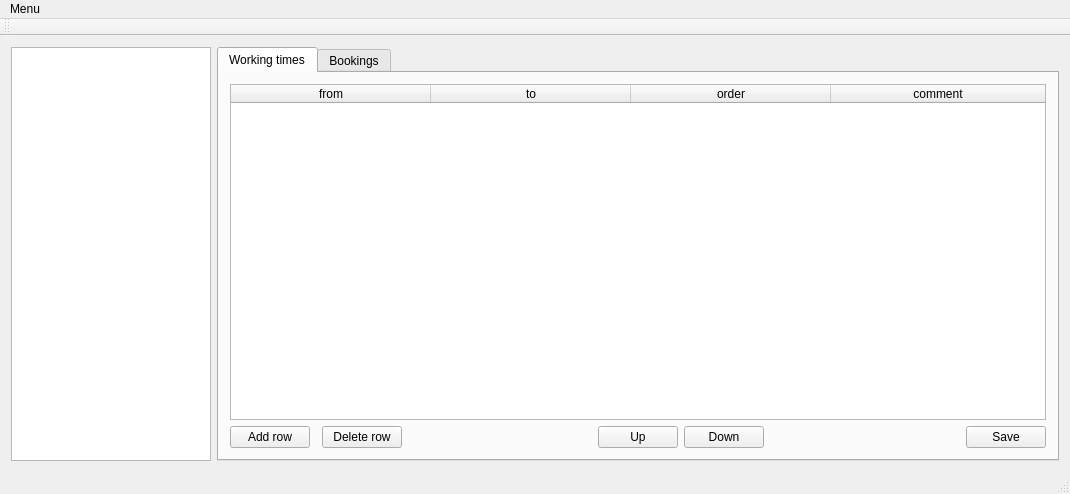
<?xml version="1.0" encoding="UTF-8"?>
<ui version="4.0">
 <class>MainWindow</class>
 <widget class="QMainWindow" name="MainWindow">
  <property name="geometry">
   <rect>
    <x>0</x>
    <y>0</y>
    <width>1070</width>
    <height>494</height>
   </rect>
  </property>
  <property name="windowTitle">
   <string>MainWindow</string>
  </property>
  <widget class="QWidget" name="centralWidget">
   <layout class="QGridLayout" name="gridLayout">
    <item row="0" column="1">
     <widget class="QTabWidget" name="tabWidget_Details">
      <property name="currentIndex">
       <number>0</number>
      </property>
      <widget class="QWidget" name="tab_input">
       <attribute name="title">
        <string>Working times</string>
       </attribute>
       <layout class="QGridLayout" name="gridLayout_2">
        <item row="0" column="0" colspan="9">
         <widget class="QTableWidget" name="table_times">
          <attribute name="horizontalHeaderCascadingSectionResizes">
           <bool>true</bool>
          </attribute>
          <attribute name="horizontalHeaderDefaultSectionSize">
           <number>200</number>
          </attribute>
          <attribute name="horizontalHeaderStretchLastSection">
           <bool>true</bool>
          </attribute>
          <attribute name="verticalHeaderDefaultSectionSize">
           <number>50</number>
          </attribute>
          <column>
           <property name="text">
            <string>from</string>
           </property>
          </column>
          <column>
           <property name="text">
            <string>to</string>
           </property>
          </column>
          <column>
           <property name="text">
            <string>order</string>
           </property>
          </column>
          <column>
           <property name="text">
            <string>comment</string>
           </property>
          </column>
         </widget>
        </item>
        <item row="2" column="0">
         <widget class="QPushButton" name="pushButton_addRow">
          <property name="text">
           <string>Add row</string>
          </property>
         </widget>
        </item>
        <item row="2" column="6">
         <spacer name="horizontalSpacer">
          <property name="orientation">
           <enum>Qt::Horizontal</enum>
          </property>
          <property name="sizeHint" stdset="0">
           <size>
            <width>40</width>
            <height>20</height>
           </size>
          </property>
         </spacer>
        </item>
        <item row="2" column="8">
         <widget class="QPushButton" name="pushButton_save">
          <property name="text">
           <string>Save</string>
          </property>
         </widget>
        </item>
        <item row="2" column="2">
         <widget class="QPushButton" name="pushButton_deleteEntityRow">
          <property name="text">
           <string>Delete row</string>
          </property>
         </widget>
        </item>
        <item row="2" column="4">
         <widget class="QPushButton" name="pushButton_rowUp">
          <property name="text">
           <string>Up</string>
          </property>
         </widget>
        </item>
        <item row="2" column="5">
         <widget class="QPushButton" name="pushButton_rowDown">
          <property name="text">
           <string>Down</string>
          </property>
         </widget>
        </item>
        <item row="2" column="3">
         <spacer name="horizontalSpacer_3">
          <property name="orientation">
           <enum>Qt::Horizontal</enum>
          </property>
          <property name="sizeHint" stdset="0">
           <size>
            <width>40</width>
            <height>20</height>
           </size>
          </property>
         </spacer>
        </item>
       </layout>
      </widget>
      <widget class="QWidget" name="tab_details">
       <attribute name="title">
        <string>Bookings</string>
       </attribute>
       <layout class="QGridLayout" name="gridLayout_3">
        <item row="0" column="1" colspan="8">
         <widget class="QTableWidget" name="table_bookings">
          <attribute name="horizontalHeaderDefaultSectionSize">
           <number>200</number>
          </attribute>
          <attribute name="horizontalHeaderStretchLastSection">
           <bool>true</bool>
          </attribute>
          <column>
           <property name="text">
            <string>Order</string>
           </property>
          </column>
          <column>
           <property name="text">
            <string>Hours</string>
           </property>
          </column>
          <column>
           <property name="text">
            <string>Booked</string>
           </property>
          </column>
          <column>
           <property name="text">
            <string>Logged</string>
           </property>
          </column>
          <column>
           <property name="text">
            <string>Comment</string>
           </property>
          </column>
         </widget>
        </item>
        <item row="2" column="4">
         <widget class="QPushButton" name="pushButton_bookingRowUp">
          <property name="text">
           <string>Up</string>
          </property>
         </widget>
        </item>
        <item row="2" column="5">
         <widget class="QPushButton" name="pushButton_bookingRowDown">
          <property name="text">
           <string>Down</string>
          </property>
         </widget>
        </item>
        <item row="2" column="6">
         <spacer name="horizontalSpacer_2">
          <property name="orientation">
           <enum>Qt::Horizontal</enum>
          </property>
          <property name="sizeHint" stdset="0">
           <size>
            <width>40</width>
            <height>20</height>
           </size>
          </property>
         </spacer>
        </item>
        <item row="2" column="1">
         <widget class="QPushButton" name="pushButton_addBookRow">
          <property name="text">
           <string>Add row</string>
          </property>
         </widget>
        </item>
        <item row="2" column="8">
         <widget class="QPushButton" name="pushButton_saveBookRow">
          <property name="text">
           <string>Save</string>
          </property>
         </widget>
        </item>
        <item row="2" column="2">
         <widget class="QPushButton" name="pushButton_deleteBookingRow">
          <property name="text">
           <string>Delete row</string>
          </property>
         </widget>
        </item>
        <item row="2" column="7">
         <widget class="QPushButton" name="pushButton_copyTime">
          <property name="text">
           <string>Copy times</string>
          </property>
         </widget>
        </item>
        <item row="2" column="3">
         <spacer name="horizontalSpacer_4">
          <property name="orientation">
           <enum>Qt::Horizontal</enum>
          </property>
          <property name="sizeHint" stdset="0">
           <size>
            <width>40</width>
            <height>20</height>
           </size>
          </property>
         </spacer>
        </item>
        <item row="1" column="4">
         <widget class="QLabel" name="label_sumHours">
          <property name="text">
           <string>Sum: 0 hrs</string>
          </property>
         </widget>
        </item>
       </layout>
      </widget>
     </widget>
    </item>
    <item row="0" column="0">
     <widget class="QListWidget" name="list_days">
      <property name="maximumSize">
       <size>
        <width>200</width>
        <height>16777215</height>
       </size>
      </property>
     </widget>
    </item>
   </layout>
  </widget>
  <widget class="QMenuBar" name="menuBar">
   <property name="geometry">
    <rect>
     <x>0</x>
     <y>0</y>
     <width>1070</width>
     <height>22</height>
    </rect>
   </property>
   <widget class="QMenu" name="menuMenu">
    <property name="title">
     <string>Menu</string>
    </property>
    <addaction name="action_AddDay"/>
    <addaction name="separator"/>
    <addaction name="action_Exit"/>
   </widget>
   <addaction name="menuMenu"/>
  </widget>
  <widget class="QToolBar" name="mainToolBar">
   <attribute name="toolBarArea">
    <enum>TopToolBarArea</enum>
   </attribute>
   <attribute name="toolBarBreak">
    <bool>false</bool>
   </attribute>
  </widget>
  <widget class="QStatusBar" name="statusBar"/>
  <action name="action_AddDay">
   <property name="text">
    <string>Add day</string>
   </property>
  </action>
  <action name="action_Exit">
   <property name="text">
    <string>Exit</string>
   </property>
  </action>
 </widget>
 <layoutdefault spacing="6" margin="11"/>
 <resources/>
 <connections/>
</ui>
